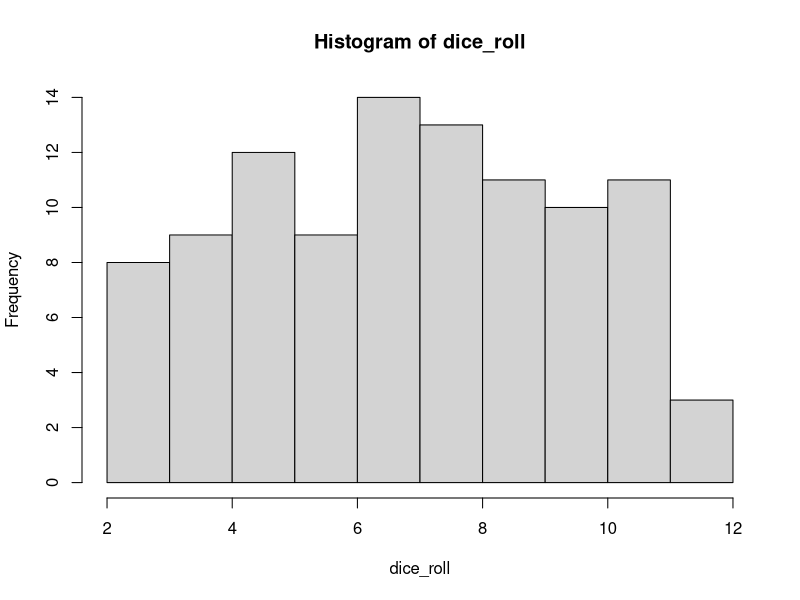
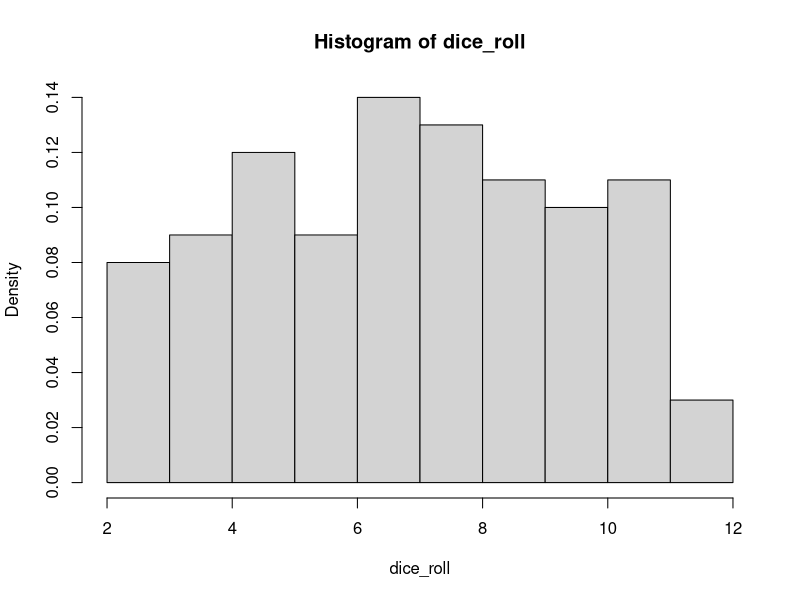

The R source for these figures, in order:
d=100

dice1 <- sample(6,d,replace=TRUE)
dice2 <- sample(6,d,replace=TRUE)

dice_roll <- dice1 + dice2

hist(dice_roll)

hist(dice_roll,freq=FALSE)
